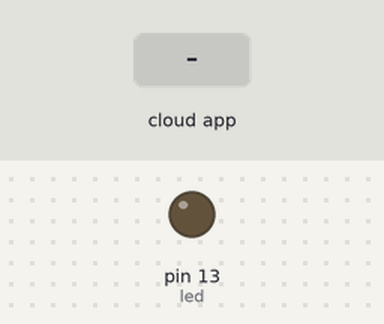
A sketch run on a simulated Arduino Uno, built with avr-gcc and run on an emulated ATmega328P. Parts: output pins drawn as LEDs (lit = HIGH). The inputs (shaded band) are chosen by the test bench. The ROS host is connected and sends only what is stated.

Above: at 1.2 s.
1.3 s: the phone or cloud app sets led_val to 1
At 2.4 s:
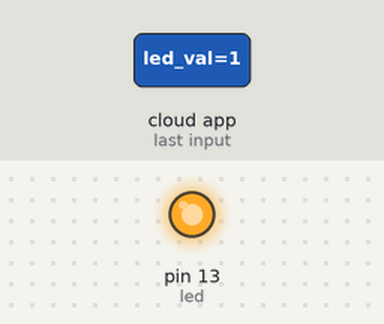
2.8 s: the phone or cloud app sets led_val to 0
At 3.6 s:
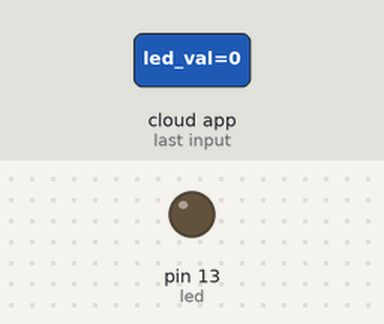
Timing chart, 0 to 5.8 s (numbered marks = the images above; inputs shaded):
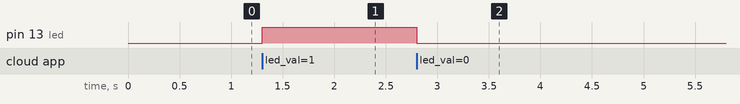

The sketch:

emergency_btn.ino
```cpp
#include <ros.h>
#include <std_msgs/Int8.h>

#define led 13

ros::NodeHandle nh;

void messageCallback(const std_msgs::Int8& led_msg)
{

  if(led_msg.data == 1)
  {
    digitalWrite(led, HIGH);
  }
  else if(led_msg.data == 0)
  {
    digitalWrite(led, LOW);
  }
}

ros::Subscriber<std_msgs::Int8> sub("led_val", messageCallback);

void setup() {
  // put your setup code here, to run once:
  pinMode(led, OUTPUT);
  //Serial.begin(57600);
  nh.initNode();
  nh.subscribe(sub);
}

void loop() {
  // put your main code here, to run repeatedly:
  nh.spinOnce();
  delay(2);

}
```

Measured:
- after the input at 1.3 s, pin 13 (led): LOW → HIGH at once
- after the input at 2.8 s, pin 13 (led): HIGH → LOW at once
